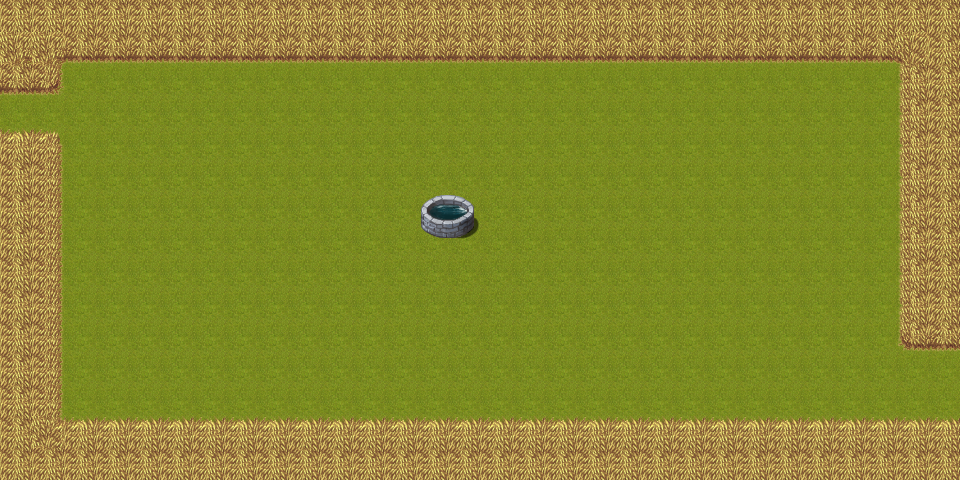

The image is a tile-based game level rendered from a .tmx file. Its description and source (layers, tilesets, objects; grid data summarised) follow:
An orthogonal 30x15 tile map with 32x32 px tiles, 3 tile layers (ground1, ground2, terrain1), 3 tilesets and 11 objects (portal1, portal2).

<map version="1.0.0" orientation="orthogonal" renderorder="right-up" width="30" height="15" tilewidth="32" tileheight="32" nextobjectid="12">
 <tileset firstgid="1" name="terrain_atlas" tilewidth="32" tileheight="32" spacing="2" margin="1" tilecount="1024" columns="32">
  <image source="terrain_atlas.png" width="1088" height="1088" />
 </tileset>
 <tileset firstgid="1025" source="Celianna_TileA2.tsx" />
 <tileset firstgid="1505" source="spring_D2_Candacis.tsx" />
 <layer name="ground1" width="30" height="15">
  <data>[450 cells, 450 non-empty, 1 distinct tile ids]</data>
 </layer>
 <layer name="ground2" width="30" height="15">
  <data>[450 cells, 158 non-empty, 11 distinct tile ids]</data>
 </layer>
 <layer name="terrain1" width="30" height="15">
  <data>[450 cells, 4 non-empty, 4 distinct tile ids]</data>
 </layer>
 <objectgroup name="interactions">
  <object id="1" name="portal1" gid="1529" x="41" y="130" width="32" height="32" />
  <object id="2" name="portal2" gid="1529" x="895" y="402" width="32" height="32" />
 </objectgroup>
 <objectgroup name="collision">
  <object id="3" x="1" y="1">
   <polygon points="0,0 -1,55 956,58 959,0" />
  </object>
  <object id="4" x="902" y="45">
   <polygon points="0,0 3,297 56,300 58,2" />
  </object>
  <object id="5" x="961" y="347">
   <polygon points="0,0 -19,0 -18,76 -1,76" />
  </object>
  <object id="6" x="960" y="420">
   <polygon points="0,0 -964,1 -962,60 -2,58" />
  </object>
  <object id="7" x="1" y="138">
   <polygon points="0,0 58,-4 60,281 1,283" />
  </object>
  <object id="8" x="64" y="62">
   <polygon points="0,0 -7,28 -62,30 -64,-7" />
  </object>
  <object id="9" x="3" y="96">
   <polygon points="0,0 18,-4 18,41 -3,41" />
  </object>
  <object id="10" x="421" y="214">
   <polygon points="0,0 10,-8 43,-7 55,0 55,15 38,23 6,21" />
  </object>
 </objectgroup>
 <objectgroup name="zindex">
  <object id="11" x="420" y="195">
   <polygon points="0,0 -2,39 59,41 58,-1" />
  </object>
 </objectgroup>
</map>
